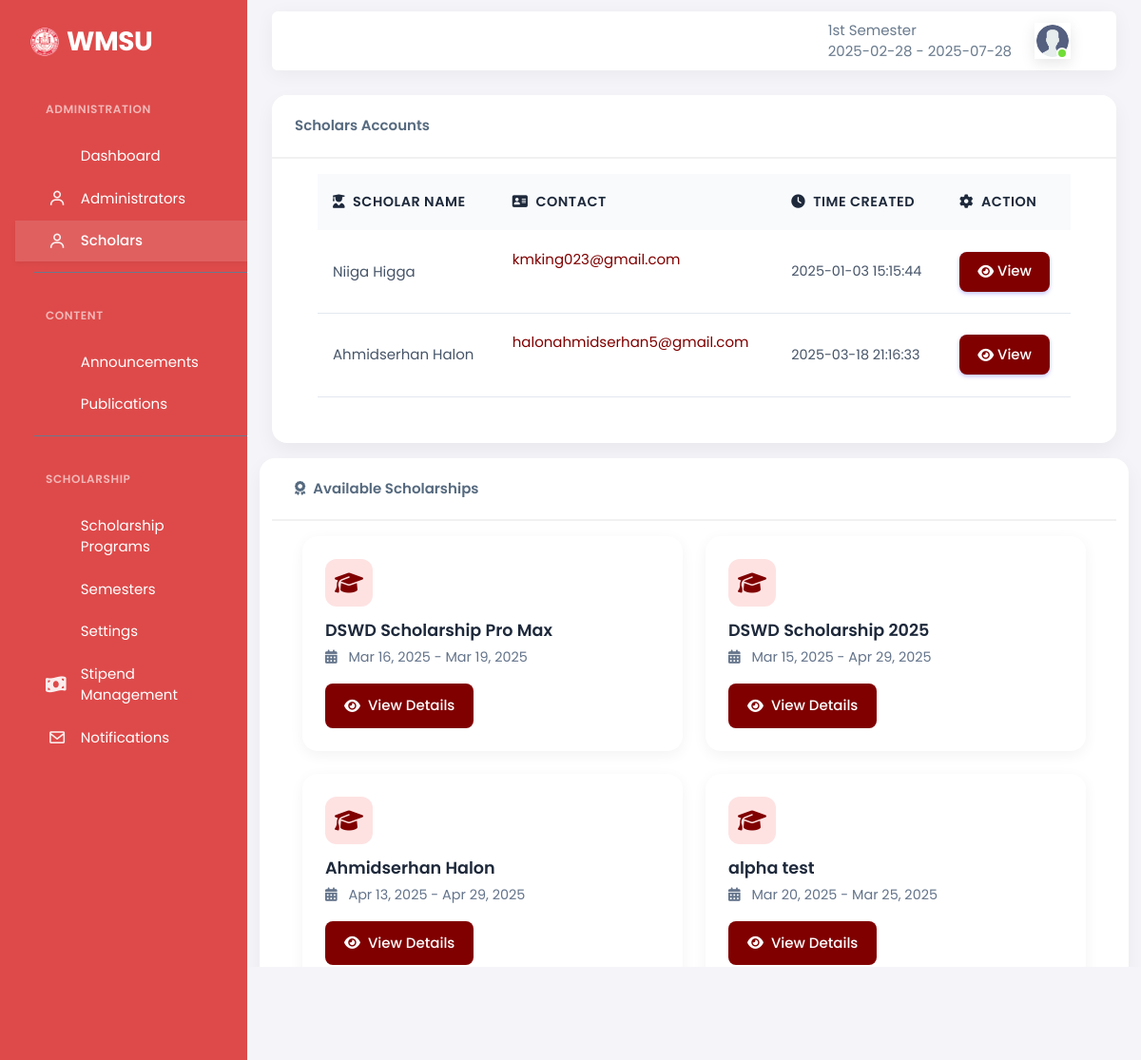
Screenshot of /scholars/scholars.php (signed in) with the database file from the repository.
### tables this page shows
CREATE TABLE `settings` (
  `settingsID` int(11) NOT NULL,
  `Logo` varchar(100) NOT NULL DEFAULT 'logo.png',
  `Name` varchar(1000) NOT NULL,
  `email` varchar(28) NOT NULL,
  `contact` varchar(80) NOT NULL,
  `address` varchar(180) NOT NULL,
  `color` varchar(28) NOT NULL,
  `description` varchar(2000) DEFAULT NULL,
  `text_color` varchar(28) NOT NULL,
  `abbreviation` varchar(28) NOT NULL,
  `hero_title` varchar(255) DEFAULT 'Transform Your Future with',
  `hero_subtitle` text DEFAULT 'Access life-changing scholarship opportunities and take control of your academic journey at.',
  `navbar_color` varchar(50) DEFAULT NULL,
  `navbar_font_color` varchar(50) DEFAULT '#2d3436'
);

CREATE TABLE `semester` (
  `semesterID` int(11) NOT NULL,
  `sememestrName` varchar(88) NOT NULL,
  `date_start` varchar(20) NOT NULL,
  `date_end` varchar(20) NOT NULL,
  `flag` int(11) NOT NULL DEFAULT 0
);

CREATE TABLE `users` (
  `userID` int(11) NOT NULL,
  `studentID` varchar(88) NOT NULL,
  `profile` varchar(88) NOT NULL DEFAULT 'logo.png',
  `cor` varchar(88) DEFAULT NULL,
  `first_name` varchar(50) NOT NULL,
  `last_name` varchar(50) NOT NULL,
  `address` varchar(50) NOT NULL,
  `contact` varchar(50) NOT NULL,
  `email` varchar(50) NOT NULL,
  `password` varchar(250) NOT NULL,
  `code` int(11) NOT NULL,
  `status` varchar(50) NOT NULL,
  `roles` int(11) NOT NULL DEFAULT 3,
  `account_verifyer` int(11) NOT NULL DEFAULT 0,
  `created_account` timestamp NOT NULL DEFAULT current_timestamp()
);

CREATE TABLE `scholarship` (
  `scholarshipID` int(11) NOT NULL,
  `semesterID` int(11) NOT NULL,
  `name` varchar(100) NOT NULL,
  `date_start` varchar(28) NOT NULL,
  `date_end` varchar(28) NOT NULL,
  `description` varchar(5000) NOT NULL,
  `scholarID` varchar(28) NOT NULL,
  `limitation` int(28) NOT NULL,
  `ctrl_status` int(11) NOT NULL DEFAULT 0,
  `reinburment` varchar(28) NOT NULL,
  `reimbursement_time` enum('AM','PM') DEFAULT 'AM',
  `sector` varchar(50) NOT NULL DEFAULT 'Government',
  `validity_period` date DEFAULT NULL
);

### scholars/controls.php (called while the page is built, shortened)
<?php
require_once "../central_control.php";
$email = $_SESSION['email'];
$password = $_SESSION['password'];
if ($email != false && $password != false) {
    $stmt = $pdo->prepare("SELECT * FROM users WHERE email = :email");
    $stmt->bindParam(':email', $email);
    $stmt->execute();
    if ($stmt->execute()) {
        $fetch_info = $stmt->fetch(PDO::FETCH_ASSOC);
        $roles = $fetch_info['roles'];
    }
} else {
    header('Location: ../login.php');
}
    ?>
    <?php
$setting = $pdo->prepare("SELECT * FROM settings WHERE settingsID = 1");
$setting->execute();
$settings = $setting->fetch();
$semdetail = $pdo->prepare("SELECT * FROM semester WHERE flag = 1");
$semdetail->execute();
$semdetails = $semdetail->fetch();
$verified = $pdo->prepare("SELECT * FROM users WHERE roles = 3 AND status = 'verified'");
$verified->execute();
$user_check = $verified->fetchAll();
$schol = $pdo->prepare("SELECT s.scholarshipID,s.semesterID, s.ctrl_status,  s.name, s.scholarID, s.date_start, s.date_end FROM scholarship s join semester sm on sm.semesterID = s.semesterID ORDER BY sm.flag DESC");
$schol->execute();
$scholarships = $schol->fetchAll();
$sem = $pdo->prepare("SELECT * FROM semester");
$sem->execute();
$semesters = $sem->fetchAll();
?>

### scholars/scholars.php (the view, shortened to what this page needs)
<?php include "./head.php";
$a = 9;
?>
<body>
    <?php include "./controls.php";
    ; ?>
    <div class="layout-wrapper layout-content-navbar">
        <div class="layout-container">
            <?php include "./sidebar.php"; ?>
            <div class="layout-page">
                <?php include "./topbar.php"; ?>
                <div class="content-wrapper">
                    <div class="container-xxl flex-grow-1 container-p-y">
                        <link rel="stylesheet"
                            href="https://cdnjs.cloudflare.com/ajax/libs/font-awesome/6.4.0/css/all.min.css">
                        <div class="row">
                            <div class="col-sm-12">
                                <div class="card mb-3">
                                    <div class="card-header">
                                        <h4>Scholars Accounts</h4>
                                    </div>
                                    <div class="card-body">
                                        <div class="row">
                                            <div class="col-sm-12">
                                                <div class="table-responsive">
                                                    <table id="mydata1" class="display" style="width:100%">
                                                        <thead>
                                                            <tr>
                                                                <th><i class="fas fa-user-graduate me-2"></i>Scholar
                                                                    Name</th>
                                                                <th><i class="fas fa-address-card me-2"></i>Contact</th>
                                                                <th><i class="fas fa-clock me-2"></i>Time Created</th>
                                                                <th><i class="fas fa-cog me-2"></i>Action</th>
                                                            </tr>
                                                        </thead>
                                                        <tbody>
                                                            <?php foreach ($user_check as $valid_list) { ?>
                                                                <tr>
                                                                    <td><?php echo $valid_list['first_name'] . " " . $valid_list['last_name'] ?>
                                                                    </td>
                                                                    <td><a
                                                                            href="mailto:<?php echo $valid_list['email'] ?>"><?php echo $valid_list['email'] ?></a>
                                                                        <br>
                                                                    </td>
                                                                    <td><?php echo $valid_list['created_account'] ?></td>
                                                                    <td>
                                                                        <a href="account_profiles.php?account=<?php echo $valid_list['userID'] ?>"
                                                                            class="btn btn-primary"><i
                                                                                class="fas fa-eye"></i>&nbspView</a>
                                                                    </td>
                                                                </tr>
                                                            <?php } ?>
                                                        </tbody>
                                                    </table>
                                                </div>
                                            </div>
                                        </div>
                                    </div>
                                </div>
                            </div>
                            <div class="card mb-4">
                                <div class="card-header">
                                    <h4><i class="fas fa-award me-2"></i>Available Scholarships</h4>
                                </div>
                                <div class="card-body">
                                    <div class="scholarships-grid">
                                        <?php foreach ($scholarships as $scholarship) { ?>
                                            <div class="scholarship-card">
                                                <div class="scholarship-icon">
                                                    <i class="fas fa-graduation-cap"></i>
                                                </div>
                                                <h3 class="scholarship-title"><?php echo $scholarship['name']; ?></h3>
                                                <div class="scholarship-meta">
                                                    <i class="fas fa-calendar-alt me-2"></i>
                                                    <?php echo date('M d, Y', strtotime($scholarship['date_start'])); ?> -
                                                    <?php echo date('M d, Y', strtotime($scholarship['date_end'])); ?>
                                                </div>
                                                <a href="applications.php?scholarship_id=<?php echo $scholarship['scholarID']; ?>"
                                                    class="view-details-btn">
                                                    <i class="fas fa-eye"></i>
                                                    View Details
                                                </a>
                                            </div>
                                        <?php } ?>
                                    </div>
                                </div>
                            </div>
                        </div>
                        <?php include "./footer.php"; ?>

### scholars/sidebar.php (shortened to what this page needs)
<link href="https://cdn.jsdelivr.net/npm/tailwindcss@2.2.19/dist/tailwind.min.css" rel="stylesheet">
<aside id="layout-menu" class="layout-menu menu-vertical menu"
  style="background-color: <?php echo $settings['color'] ?>">
  <div class="app-brand demo">
    <a href="system_description.php" class="app-brand-link">
      <span class="app-brand-logo demo">
        <img src="../assets/images/logo/<?php echo $settings['Logo'] ?>" alt="" class="img-fluid d-none d-sm-block"
          width="30px">
      </span>
      <span
        class="app-brand-text demo menu-text fw-bold ms-2 tcolor text-uppercase"><?php echo $settings['abbreviation'] ?></span>
    </a>
  </div>
  <ul class="menu-inner py-1">
    <?php if ($roles == 1) { ?>
      <div class="menu-header">Administration</div>
      <li class="menu-item <?php if ($a == 1) { echo "active"; } ?>">
        <a href="index.php" class="menu-link tcolor hover:shadow-sm">
          <div data-i18n="Basic">Dashboard</div>
        </a>
      </li>
      <li class="menu-item <?php if ($a == 2) { echo "active"; } ?>">
        <a href="user.php" class="menu-link tcolor hover:shadow-sm">
          <i class="menu-icon tf-icons bx bx-user"></i>
          <div data-i18n="Basic">Administrators</div>
        </a>
      </li>
      <li class="menu-item <?php if ($a == 9) { echo "active"; } ?>">
        <a href="scholars.php" class="menu-link tcolor hover:shadow-sm">
          <i class="menu-icon tf-icons bx bx-user"></i>
          <div data-i18n="Basic">Scholars</div>
        </a>
      </li>
      <div class="menu-divider"></div>
      <div class="menu-header">Content</div>
      <li class="menu-item <?php if ($a == 8) { echo "active"; } ?>">
        <a href="bulletin.php" class="menu-link tcolor hover:shadow-sm">
          <div data-i18n="Basic">Announcements</div>
        </a>
      </li>
      <li class="menu-item <?php if ($a == 7) { echo "active"; } ?>">
        <a href="publications.php" class="menu-link tcolor hover:shadow-sm">
          <div data-i18n="Basic">Publications</div>
        </a>
      </li>
      <div class="menu-divider"></div>
      <div class="menu-header">Scholarship</div>
      <li class="menu-item <?php if ($a == 3) { echo "active"; } ?>">
        <a href="scholarships.php" class="menu-link tcolor hover:shadow-sm">
          <div data-i18n="Basic">Scholarship Programs</div>
        </a>
      </li>
      <li class="menu-item <?php if ($a == 4) { echo "active"; } ?>">
        <a href="semeters.php" class="menu-link tcolor hover:shadow-sm">
          <div data-i18n="Basic">Semesters</div>
        </a>
      </li>
      <li class="menu-item <?php if ($a == 5) { echo "active"; } ?>">
        <a href="settings.php" class="menu-link tcolor hover:shadow-sm">
          <div data-i18n="Basic">Settings</div>
        </a>
      </li>
      <?php if ($roles != 3): ?>
        <li class="menu-item">
          <a href="stipend_management.php" class="menu-link tcolor hover:shadow-sm">
            <i class="menu-icon tf-icons fas fa-money-bill-wave"></i>
            <div data-i18n="Analytics">Stipend Management</div>
          </a>
        </li>
      <?php endif; ?>
      <?php if ($roles == 1 || $roles == 2): ?>
        <li class="menu-item">
          <a href="test_notification.php" class="menu-link tcolor hover:shadow-sm">
            <i class="menu-icon tf-icons bx bx-envelope"></i>
            <div data-i18n="Test Notifications">Notifications</div>
          </a>
        </li>
      <?php endif; ?>
    <?php } ?>
  </ul>
</aside>

### scholars/topbar.php (shortened to what this page needs)
<nav class="layout-navbar container-xxl navbar navbar-expand-xl navbar-detached align-items-center bg-navbar-theme "
            id="layout-navbar">
            <div class="navbar-nav-right d-flex align-items-center" id="navbar-collapse">
              <ul class="navbar-nav flex-row align-items-center ms-auto">
                <li><?php echo $semdetails['sememestrName']."<br> ".$semdetails['date_start']." - ".$semdetails['date_end']?></li>
                <li class="nav-item navbar-dropdown dropdown-user dropdown">
                  <a class="nav-link dropdown-toggle hide-arrow" href="javascript:void(0);" data-bs-toggle="dropdown">
                    <div class="avatar avatar-online">
                      <img src="../assets/images/profile/<?php echo $fetch_info['profile']?>" alt class="w-px-40 h-auto rounded-circle" />
                    </div>
                  </a>
                </li>
              </ul>
            </div>
          </nav>

### rows the page displays
settings: Logo (picture), abbreviation "WMSU"
semester: sememestrName "1st Semester", date_start "2025-02-28", date_end "2025-07-28"
users: profile (picture)
users: first_name "Niiga", last_name "Higga", email "kmking023@gmail.com", created_account "2025-01-03 15:15:44"
users: first_name "Ahmidserhan", last_name "Halon", email "halonahmidserhan5@gmail.com", created_account "2025-03-18 21:16:33"
scholarship: name "DSWD Scholarship Pro Max", date_start "Mar 16, 2025", date_end "Mar 19, 2025"
scholarship: name "DSWD Scholarship 2025", date_start "Mar 15, 2025", date_end "Apr 29, 2025"
scholarship: name "Ahmidserhan Halon", date_start "Apr 13, 2025", date_end "Apr 29, 2025"
scholarship: name "alpha test", date_start "Mar 20, 2025", date_end "Mar 25, 2025"
